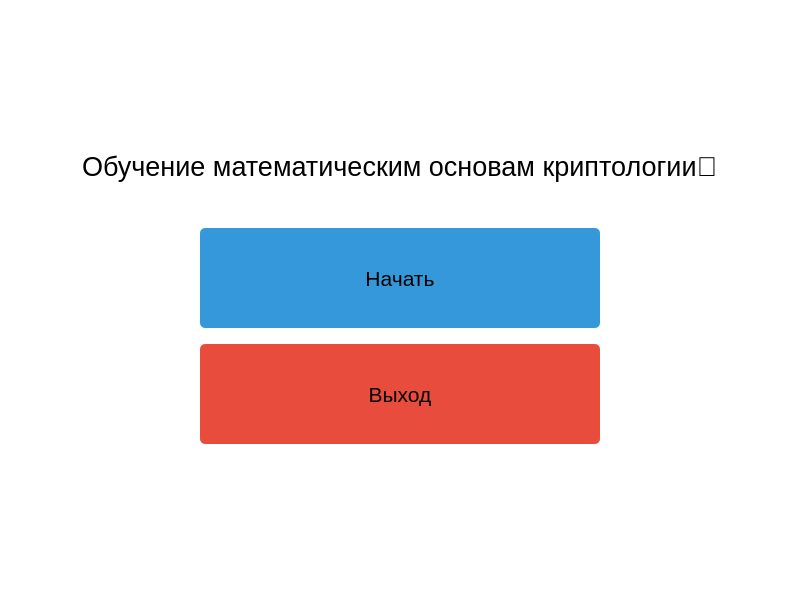
<?xml version="1.0" encoding="UTF-8"?>
<ui version="4.0">
 <class>MainWindow</class>
 <widget class="QMainWindow" name="MainWindow">
  <property name="geometry">
   <rect>
    <x>0</x>
    <y>0</y>
    <width>800</width>
    <height>600</height>
   </rect>
  </property>
  <property name="windowTitle">
   <string>Добро пожаловать!</string>
  </property>
  <property name="styleSheet">
   <string notr="true">background-color: #ffffff;</string>
  </property>
  <widget class="QWidget" name="centralwidget">
   <layout class="QVBoxLayout" name="verticalLayout">
    <item>
     <widget class="QWidget" name="widget" native="true">
      <layout class="QVBoxLayout" name="verticalLayout_2">
       <item>
        <spacer name="verticalSpacer">
         <property name="orientation">
          <enum>Qt::Vertical</enum>
         </property>
         <property name="sizeHint" stdset="0">
          <size>
           <width>20</width>
           <height>40</height>
          </size>
         </property>
        </spacer>
       </item>
       <item alignment="Qt::AlignHCenter|Qt::AlignVCenter">
        <widget class="QLabel" name="label">
         <property name="sizePolicy">
          <sizepolicy hsizetype="Fixed" vsizetype="Fixed">
           <horstretch>0</horstretch>
           <verstretch>0</verstretch>
          </sizepolicy>
         </property>
         <property name="font">
          <font>
           <pointsize>20</pointsize>
          </font>
         </property>
         <property name="styleSheet">
          <string notr="true">color: black;</string>
         </property>
         <property name="text">
          <string>Обучение математическим основам криптологии🔐</string>
         </property>
        </widget>
       </item>
       <item>
        <spacer name="verticalSpacer_4">
         <property name="orientation">
          <enum>Qt::Vertical</enum>
         </property>
         <property name="sizeType">
          <enum>QSizePolicy::Fixed</enum>
         </property>
         <property name="sizeHint" stdset="0">
          <size>
           <width>20</width>
           <height>40</height>
          </size>
         </property>
        </spacer>
       </item>
       <item alignment="Qt::AlignHCenter|Qt::AlignVCenter">
        <widget class="QPushButton" name="startButton">
         <property name="minimumSize">
          <size>
           <width>400</width>
           <height>100</height>
          </size>
         </property>
         <property name="font">
          <font>
           <pointsize>16</pointsize>
           <bold>false</bold>
          </font>
         </property>
         <property name="styleSheet">
          <string notr="true">QPushButton {
    background-color: #3498db; 
    color: black;           
    border-radius: 5px;
}
QPushButton:hover {
    background-color: #2980b9;
}</string>
         </property>
         <property name="text">
          <string>Начать</string>
         </property>
        </widget>
       </item>
       <item>
        <spacer name="verticalSpacer_5">
         <property name="orientation">
          <enum>Qt::Vertical</enum>
         </property>
         <property name="sizeType">
          <enum>QSizePolicy::Fixed</enum>
         </property>
         <property name="sizeHint" stdset="0">
          <size>
           <width>20</width>
           <height>10</height>
          </size>
         </property>
        </spacer>
       </item>
       <item alignment="Qt::AlignHCenter">
        <widget class="QPushButton" name="exitButton">
         <property name="sizePolicy">
          <sizepolicy hsizetype="Fixed" vsizetype="Fixed">
           <horstretch>0</horstretch>
           <verstretch>0</verstretch>
          </sizepolicy>
         </property>
         <property name="minimumSize">
          <size>
           <width>400</width>
           <height>100</height>
          </size>
         </property>
         <property name="font">
          <font>
           <pointsize>16</pointsize>
           <bold>false</bold>
          </font>
         </property>
         <property name="styleSheet">
          <string notr="true">QPushButton {
    background-color: #e74c3c; 
    color: black;               
    border-radius: 5px;      
}
QPushButton:hover {
    background-color: #c0392b; 
}</string>
         </property>
         <property name="text">
          <string>Выход</string>
         </property>
        </widget>
       </item>
       <item>
        <spacer name="verticalSpacer_3">
         <property name="orientation">
          <enum>Qt::Vertical</enum>
         </property>
         <property name="sizeType">
          <enum>QSizePolicy::Fixed</enum>
         </property>
         <property name="sizeHint" stdset="0">
          <size>
           <width>20</width>
           <height>5</height>
          </size>
         </property>
        </spacer>
       </item>
       <item>
        <spacer name="verticalSpacer_2">
         <property name="orientation">
          <enum>Qt::Vertical</enum>
         </property>
         <property name="sizeHint" stdset="0">
          <size>
           <width>20</width>
           <height>40</height>
          </size>
         </property>
        </spacer>
       </item>
      </layout>
     </widget>
    </item>
   </layout>
  </widget>
 </widget>
 <resources/>
 <connections/>
</ui>
